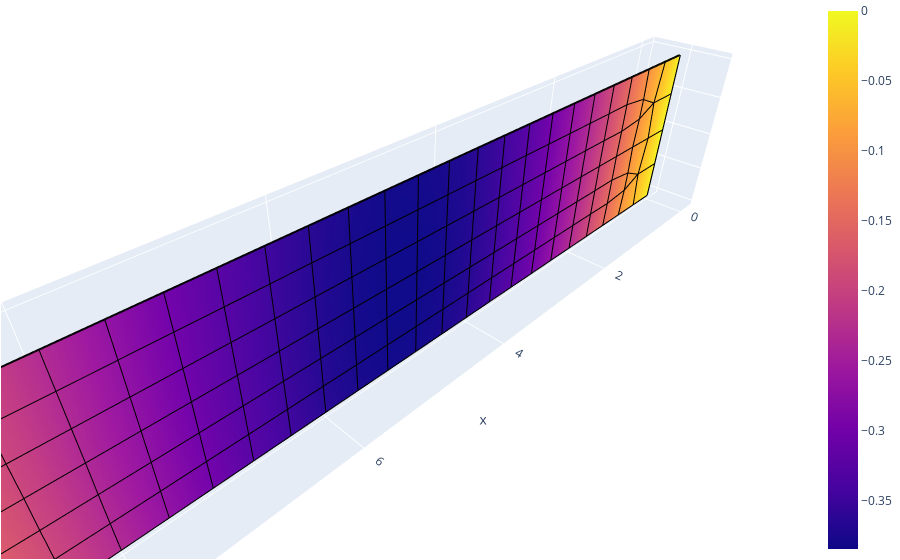

Source (notebook cell):
### Code cell
axm.Surfaces.plot(scalars=data, plot_edges=True)
